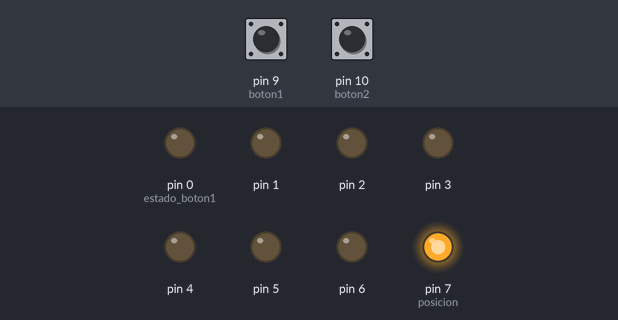
Simulated run of this sketch. Board: Arduino Uno, built with avr-gcc and run on an emulated ATmega328P. Shown: output pins drawn as LEDs (lit = HIGH). Inputs (shaded band) come from the test bench; at power-on: pin 9 (boton1) HIGH, pin 10 (boton2) LOW. At 0.0 s the program stops and its outputs stay as they are.

Above: at 0.1 s.
Timing chart, 0 to 1.5 s (numbered marks = the images above):
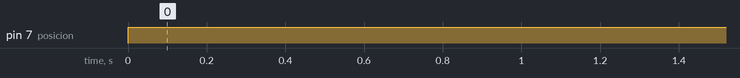

Measured:
- by itself, pin 7 (posicion): LOW → HIGH at 0.00 s

The sketch:

Ejercicio04.ino
```cpp
const int boton1=9;
const int boton2=10;

boolean estado_boton1=0;
boolean estado_boton2=0;

int posicion=0;

void setup(){
  pinMode(boton1, INPUT);
  pinMode(boton2, INPUT);
  DDRD=255;
  digitalWrite(posicion,HIGH);
}

void loop(){
  estado_boton1=digitalRead(boton1);
  estado_boton2=digitalRead(boton2);
  //Boton 1
  if(!estado_boton1 || !estado_boton2){
    digitalWrite(posicion,LOW);
    if(!estado_boton1){
      posicion++;
    }
    else{
      posicion--;
    }
    if(posicion>7){
      posicion=0;
    }
    if(posicion<0){
      posicion=7;
    }
    digitalWrite(posicion,HIGH);
    delay(20);
    while(!digitalRead(estado_boton1) || !digitalRead(estado_boton2));
  }
}
```
